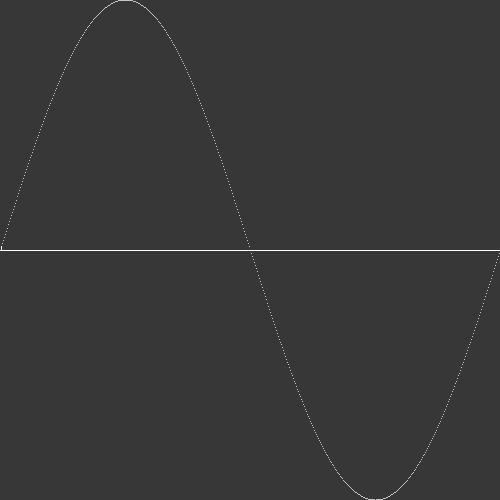
Frame 1 (no input)
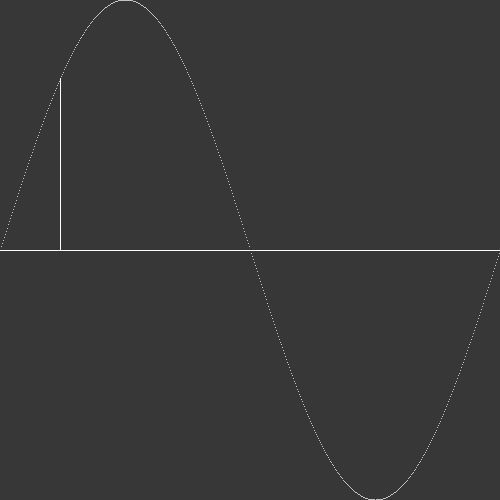
Frame 60 (the mouse pressed at the canvas centre just before this capture)
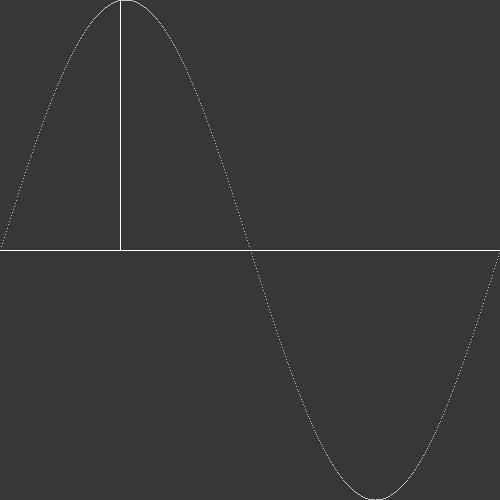
Frame 120 (the mouse held since frame 60 and released just before this capture)

The Processing sketch that drew these frames (run headless with seeded random() and noise(); from frame 60 on, the mouse is pressed at the canvas centre):

// Processing sketch: sin
// ── sin.pde
void setup(){
  size(500,500);
  background(55);
}
void draw(){
  background(55);
  for(int i = 0;i<500;i++){
    color(255);
    fill(255);
    stroke(255);
    point(i,250-250*sin(TWO_PI*i/500.0));
  }
  int n = frameCount%500;
  line(n,250,n,250-250*sin(TWO_PI*n/500.0));
  line(0,250,500,250);
}
